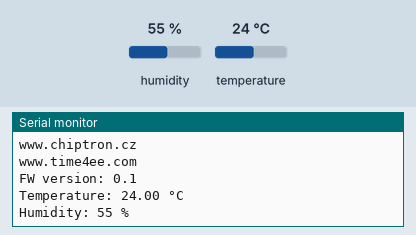
A sketch run on a simulated ESP8266 (NodeMCU). Shown: the last lines printed to the serial monitor. Inputs (shaded band) come from the test bench; at power-on: humidity 55 %, temperature 24 °C.

Above: at 1.3 s.
1.4 s: humidity set to 22 %
6.4 s: temperature set to 12 °C
At 11.1 s:
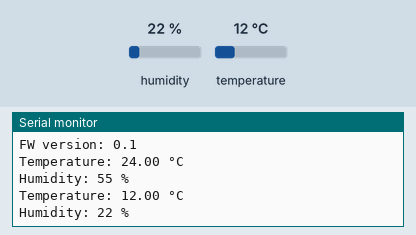
11.4 s: humidity set to 40 %
At 20.8 s:
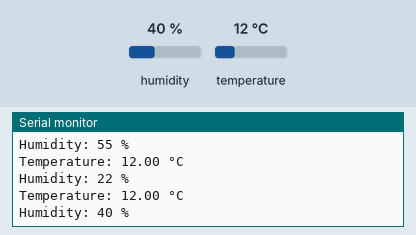

The sketch:

Si7021+Serial.ino
```cpp
/**
 * Meteo-v3
 * Si7021 exmaple - connect Si7021 module to I2C connector and check the serial monitor
 *
 * made by chiptron.cz (2019)
 *
 * czech website www.chiptron.cz
 * english website www.time4ee.com
 *
 * Si7021 library - https://github.com/LowPowerLab/SI7021
 *
 */

#include <ESP8266WiFi.h>
#include <Wire.h>
#include <SI7021.h>

#define SDA 4 // GPIO4 on D2
#define SCL 5 // GPIO5 on D1

#define SLEEP_DELAY_IN_SECONDS  30

SI7021 sensor;

void setup() {
  Serial.begin(9600); // Open serial connection to report values to host
  delay(100);

  Serial.println("Weather station by chiptron.cz");
  Serial.println("www.chiptron.cz");
  Serial.println("www.time4ee.com");
  Serial.println("FW version: 0.1");

  sensor.begin(SDA,SCL);

}


void loop() {
  int temperature = sensor.getCelsiusHundredths();
  unsigned int humidity = sensor.getHumidityPercent();

  Serial.print("Temperature: ");
  Serial.print(String(temperature/100.0, 2));
  Serial.println(" °C");
  Serial.print("Humidity: ");
  Serial.print(humidity);
  Serial.println(" %");

  //if you want to use deep sleep, connect RST with D0 (GPIO16)
  //ESP.deepSleep(SLEEP_DELAY_IN_SECONDS * 1000000, WAKE_RF_DEFAULT);
  delay(10000);

}
```

Measured:
- after the input at 6.4 s, the serial monitor: prints a new line after 3.8 s (image 1)
- after the input at 11.4 s, the serial monitor: prints a new line after 8.8 s (image 2)
